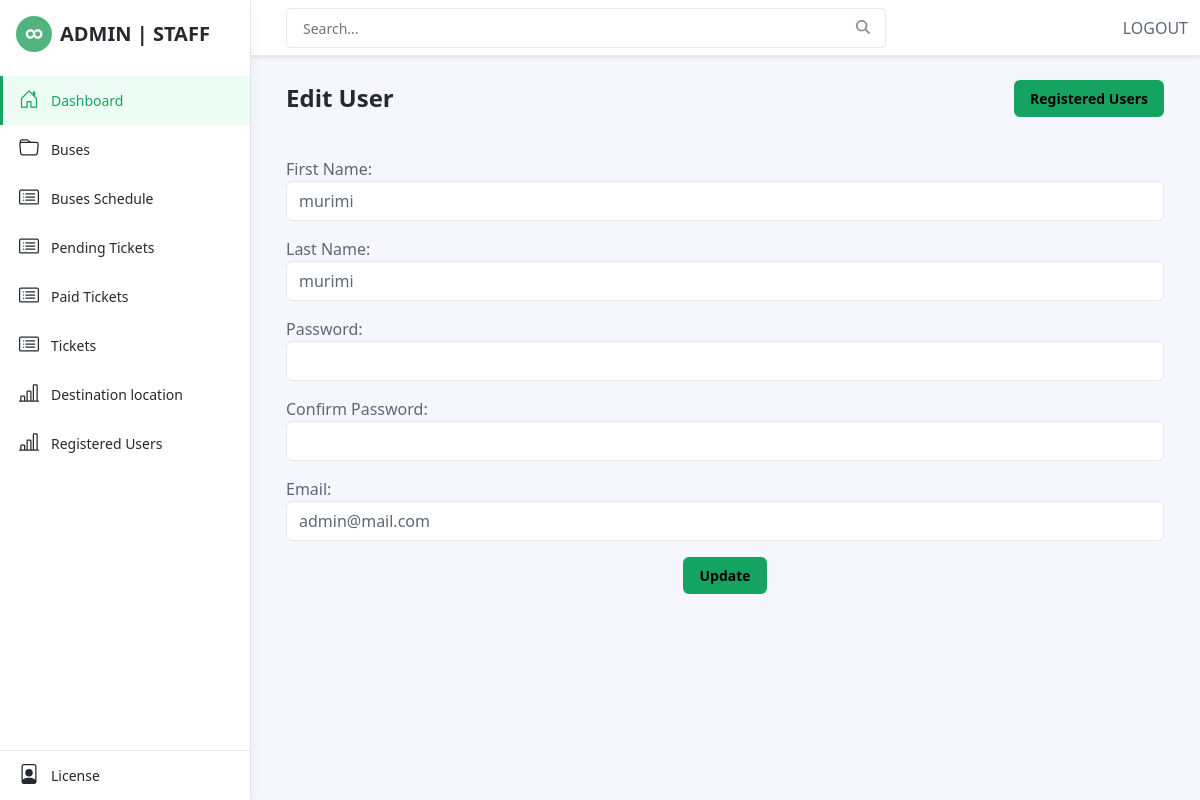
The page /admin/edit_user.php?id=1 (signed in) on the database its author committed.
### tables this page shows
CREATE TABLE `tbl_users` (
  `id` int(11) NOT NULL,
  `firstname` varchar(250) NOT NULL,
  `lastname` varchar(250) NOT NULL,
  `email` varchar(255) NOT NULL,
  `password` varchar(255) NOT NULL,
  `contact` varchar(255) NOT NULL
);

### admin/edit_user.php (the view, shortened to what this page needs)
<?php
include("inc/header.php");
require_once("db-connect/config.php");
if (isset($_GET['id']) && is_numeric($_GET['id'])) {
$userId = $_GET['id'];
$selectQuery = "SELECT * FROM tbl_users WHERE id = :userId";
$stmt = $conn->prepare($selectQuery);
$stmt->bindParam(':userId', $userId, PDO::PARAM_INT);
$stmt->execute();
$userData = $stmt->fetch(PDO::FETCH_ASSOC);
} else {
header("Location: registered_users.php");
exit();
}
?>
<body class="app">
    <?php include("inc/sidebar.php"); ?>
    <div class="app-wrapper">
        <div class="app-content pt-3 p-md-3 p-lg-4">
            <div class="container-xl">
                <div class="row g-3 mb-4 align-items-center justify-content-between">
                    <div class="col-auto">
                        <h1 class="app-page-title mb-0">Edit User</h1>
                    </div>
                    <div class="col-auto">
                        <a href="registered_users.php" class="btn btn-primary">Registered Users</a>
                    </div>
                </div>
                <div class="row g-4">
                    <form action="#" method="POST">
                        <div class="name mb-3">
                            <label for="firstname">First Name:</label>
                            <input id="firstname" name="firstname" type="text" class="form-control"
                                value="<?php echo $userData['firstname']; ?>">
                        </div>
                        <div class="name mb-3">
                            <label for="lastname">Last Name:</label>
                            <input id="lastname" name="lastname" type="text" class="form-control"
                                value="<?php echo $userData['lastname']; ?>">
                        </div>
                        <div class="password mb-3">
                            <label for="password">Password:</label>
                            <input id="password" name="password" type="password" class="form-control">
                        </div>
                        <div class="password-confirm mb-3">
                            <label for="confirm_password">Confirm Password:</label>
                            <input id="confirm_password" name="confirm_password" type="password" class="form-control">
                        </div>
                        <div class="name mb-3">
                            <label for="email">Email:</label>
                            <input id="email" name="email" type="text" class="form-control"
                                value="<?php echo $userData['email']; ?>">
                        </div>
                        <div class="text-center">
                            <input id="submit" name="update" type="submit" class="btn btn-primary" value="Update">
                        </div>
                    </form>
                </div>
            </div>
        </div>
    </div>
</body>
</html>

### rows shown on the page
tbl_users: firstname "murimi", lastname "murimi", email "admin@mail.com"
